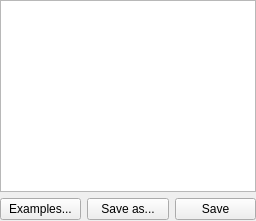
             <widget class="QWidget" name="tabLuaText">
              <attribute name="title">
               <string>Edit</string>
              </attribute>
              <layout class="QGridLayout" name="gridLayout_21">
               <property name="leftMargin">
                <number>0</number>
               </property>
               <property name="topMargin">
                <number>0</number>
               </property>
               <property name="rightMargin">
                <number>0</number>
               </property>
               <property name="bottomMargin">
                <number>1</number>
               </property>
               <item row="1" column="4">
                <widget class="QPushButton" name="pushLuaSaveAs">
                 <property name="text">
                  <string>Save as...</string>
                 </property>
                </widget>
               </item>
               <item row="1" column="3">
                <widget class="QPushButton" name="pushLuaExample">
                 <property name="text">
                  <string>Examples...</string>
                 </property>
                </widget>
               </item>
               <item row="1" column="5">
                <widget class="QPushButton" name="pushLuaSave">
                 <property name="text">
                  <string>Save</string>
                 </property>
                </widget>
               </item>
               <item row="0" column="3" colspan="3">
                <widget class="ScriptEditor" name="textEditLua">
                 <property name="font">
                  <font>
                   <family>Courier New</family>
                  </font>
                 </property>
                </widget>
               </item>
              </layout>
             </widget>
